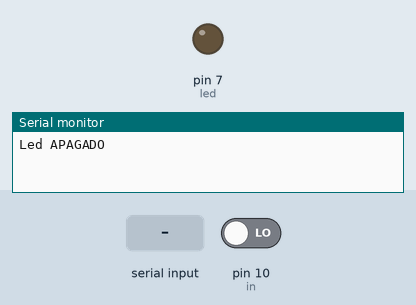
This sketch was run on a simulated Arduino Uno, built with avr-gcc and run on an emulated ATmega328P. Shown: output pins drawn as LEDs (lit = HIGH), the last lines printed to the serial monitor. Inputs (shaded band) come from the test bench; at power-on: pin 10 (in) LOW.

Above: at 1.5 s.
1.6 s: "p" received over Serial
At 2.3 s:
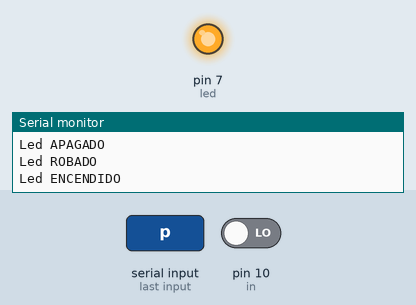
3.5 s: "a" received over Serial
At 5.1 s:
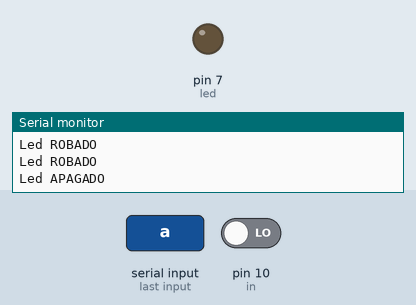
Timing chart, 0 to 6.6 s (numbered marks = the images above; inputs shaded):
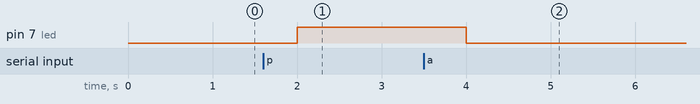

The sketch:

sketch_sep07a_censar_led.ino
```cpp
/*
 *
*/

int led = 7;
int in = 10;
int velocidad = 9600;
bool encender = false;
bool encendido = false;
bool correcto = false;

void setup() {

  // Puerto en modo salida
  pinMode(led, OUTPUT);

  // Puerto en modo entrada
  pinMode(in, INPUT);

   // Inicializa el puerto
  Serial.begin(velocidad);

}

void loop() {

  if (encender) {

    digitalWrite(led, HIGH);
    correcto = digitalRead(in);

    if (!correcto) {
      Serial.println("Led ROBADO");
    }

    if (encendido) {
      Serial.println("Led ENCENDIDO");
      encendido = false;
    }

    delay(500);

  } else {

    digitalWrite(led, LOW);

    if (!encendido) {
      Serial.println("Led APAGADO");
      encendido = true;
    }

    delay(500);

  }

  // Si el puerto esta disponible...
  if (Serial.available()>0) {

    // ... se lee un solo caracter enviado por la PC:
    char dato = Serial.read();

    // Enciende o apaga el semaforo segun la orden:
    if (dato=='p') encender = true;
    if (dato=='a') encender = false;

  }

}
```

Measured:
- after the input at 1.6 s, pin 7 (led): LOW → HIGH after 0.40 s
- after the input at 3.5 s, pin 7 (led): HIGH → LOW after 0.50 s
